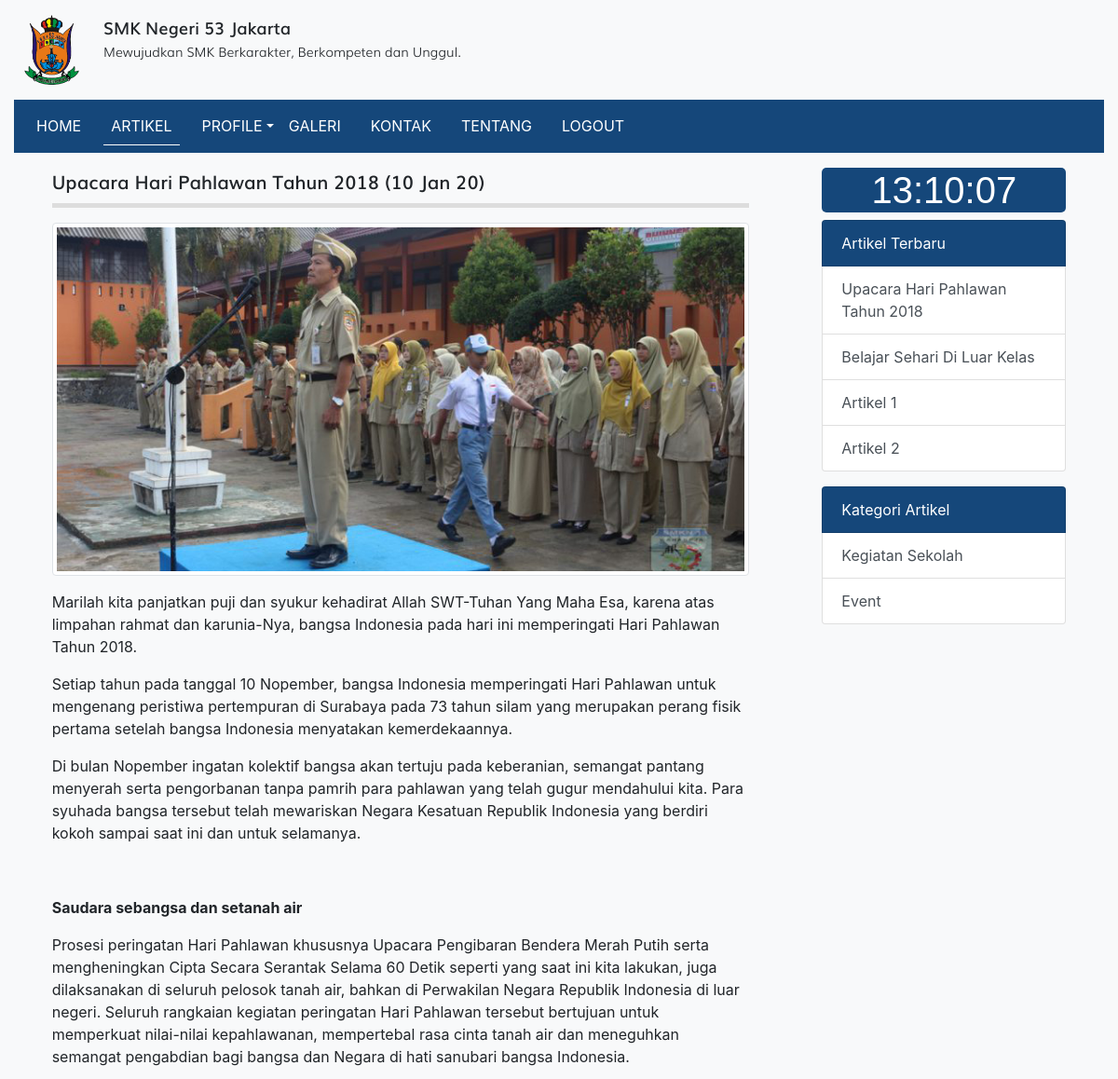
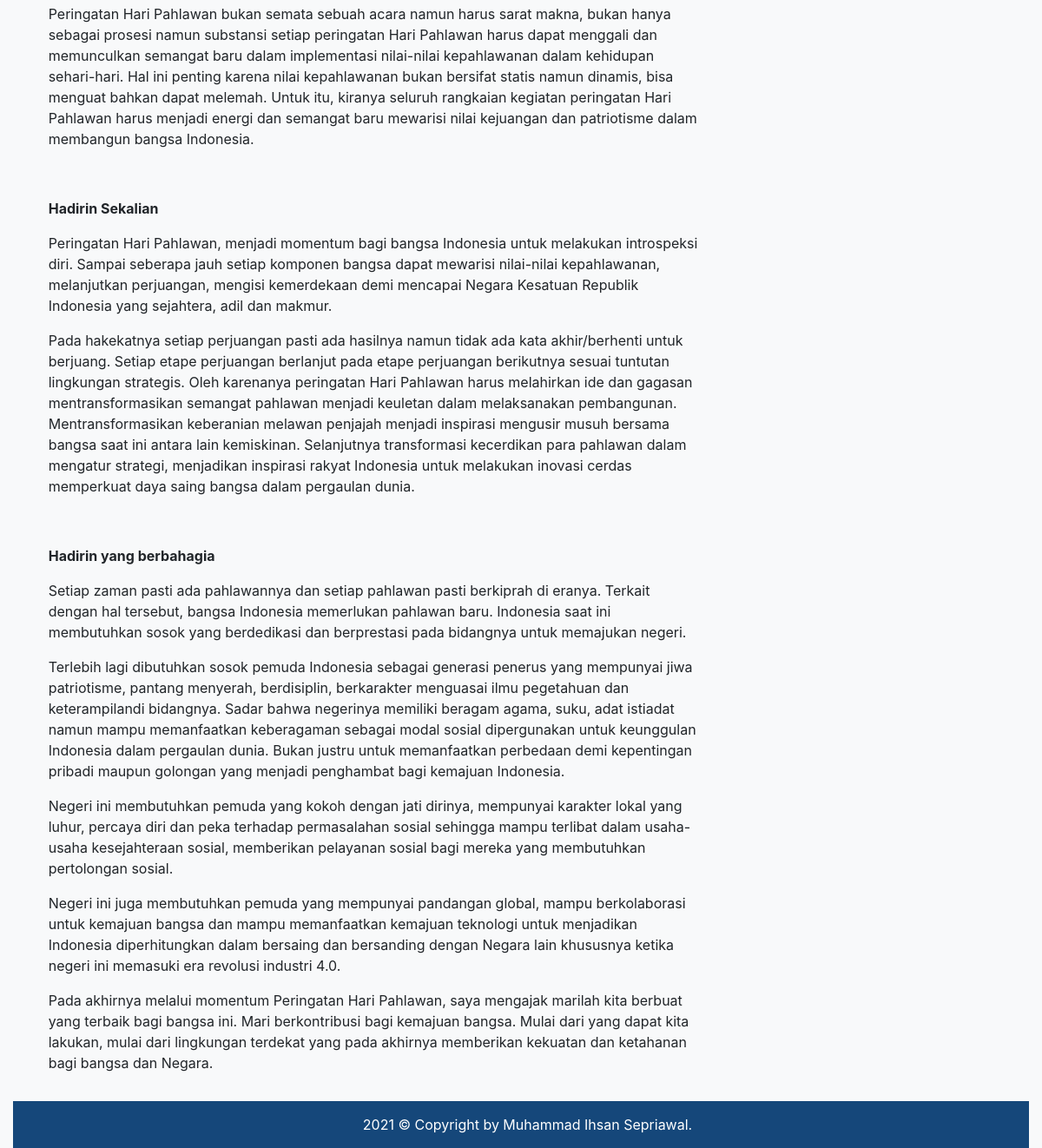
Page /detail_artikel.php?id=12 on the committed database (2 pictures, top to bottom).
### tables this page shows
CREATE TABLE `tbl_artikel` (
  `id` int(11) NOT NULL,
  `judul` varchar(255) DEFAULT NULL,
  `isi` text DEFAULT NULL,
  `tanggal` date DEFAULT NULL,
  `foto` varchar(100) DEFAULT NULL,
  `id_kategori` int(11) DEFAULT NULL
);

CREATE TABLE `tbl_kategori_artikel` (
  `id` int(11) NOT NULL,
  `nama_kategori` varchar(30) DEFAULT NULL
);

### detail_artikel.php (the view, shortened to what this page needs)
<?php
require_once 'koneksi.php';
$id = $_GET['id'];
$query = mysqli_query($koneksi, "SELECT * FROM tbl_artikel WHERE id = $id");
$artikel = mysqli_fetch_assoc($query);
?>
<!DOCTYPE html>
<html>
<head>
	<link rel="stylesheet" href="resources/fonts/stylesheet.css">
	<link rel="stylesheet" href="resources/css/bootstrap.min.css">
	<link rel="stylesheet" href="resources/css/styles.css">
</head>
<body>
	<div class="container-fluid bg-light">
		<div class="logo clearfix">
			<div class="float-left mt-3 mb-3">
				<img src="resources/images/logo53.png" alt="Logo Sekolah" width="80px" height="75px" class="float-left mr-3">
				<div class="text float-right">
					<span class="smk">SMK Negeri 53 Jakarta</span><br>
					<span class="visi">Mewujudkan SMK Berkarakter, Berkompeten dan Unggul.</span>
				</div>
			</div>
		</div>
		<?php require_once 'navbar.php'; ?>
		<div class="row p-3 justify-content-center">
			<div class="col-md-8">
				<div class="title mb-3">
					<?= $artikel['judul'] ?> (<?= date('d M y', strtotime($artikel['tanggal'])) ?>)
				</div>
				<div class="artikel">
					<img src="images/artikel/<?= $artikel['foto'] ?>" alt="" width="100%" class="float-left mb-3 img-thumbnail">
					<?= $artikel['isi'] ?>
				</div>
			</div>
			<?php require_once 'sidebar.php'; ?>
		</div>
		<div class="text-white foot">
			2021 © Copyright by Muhammad Ihsan Sepriawal.
		</div>
	</div>
</body>
</html>

### sidebar.php (shortened to what this page needs)
<?php
$query_artikel_terbaru = mysqli_query($koneksi, "SELECT * FROM tbl_artikel ORDER BY tanggal ASC LIMIT 4");
$query_kategori_artikel= mysqli_query($koneksi, "SELECT * FROM tbl_kategori_artikel LIMIT 4");
?>
<div class="col-md-3 ml-5">
	<div class="list-group">
		 <h1 class="text-center" style="font-size: 40px; font-family: arial; background-color: #15477A; border-radius: 5px; color: #fff;" id="jam"></h1>
	</div>
	<div class="list-group">
		<span class="list-group-item text-white" style="background-color: #15477A;">Artikel Terbaru</span>
		<?php while($artikel_terbaru = mysqli_fetch_assoc($query_artikel_terbaru)) : ?>
			<a href="detail_artikel.php?id=<?= $artikel_terbaru['id'] ?>" class="list-group-item list-group-item-action"><?= $artikel_terbaru['judul'] ?></a>
		<?php endwhile; ?>
	</div>
	<div class="list-group">
		<span class="list-group-item text-white mt-3" style="background-color: #15477A;">Kategori Artikel</span>
		<?php while($kategori_artikel = mysqli_fetch_assoc($query_kategori_artikel)) : ?>
			<a href="kategori.php?id=<?= $kategori_artikel['id'] ?>" class="list-group-item list-group-item-action"><?= $kategori_artikel['nama_kategori'] ?></a>
		<?php endwhile; ?>
	</div>
</div>

### resources/css/styles.css (style rules this page uses)
body { background-image: url('../images/bg_all.jpg'); }
.smk { font-family: 'mulisemibold'; font-size: 18px; }
.visi { font-family: 'mulilight'; font-size: 14px; }
.title { font-family: 'mulisemibold'; font-size: 20px; padding-bottom: 7.5px; border-bottom: 5px solid #ddd }
.foot { background-color: #15477A; padding: 15px 15px 15px 30px; text-align: center; }

### rows in the picture
tbl_artikel: judul "Upacara Hari Pahlawan Tahun 2018", tanggal "10 Jan 20", foto (picture), isi "Marilah kita panjatkan puji dan syukur kehadirat Allah SWT-Tuhan Yang Maha Esa, karena atas limpahan rahmat dan karunia-Nya, bangsa Indonesia pada hari ini memperingati Hari Pahlawan Tahun 2018. Setiap tahun pada tanggal 10 Nopember, bangsa Indonesia memperingati Hari Pahlawan untuk mengenang peristiwa pertempuran di Surabaya pada 73 tahun silam yang merupakan perang fisik pertama setelah bangsa Indonesia menyatakan kemerdekaannya. Di bulan Nopember ingatan kolektif bangsa akan tertuju pada keberanian, semangat pantang menyerah serta pengorbanan tanpa pamrih para pahlawan yang telah gugur mendahului kita. Para syuhada bangsa tersebut telah mewariskan Negara Kesatuan Republik Indonesia yang…"
tbl_artikel: judul "Belajar Sehari Di Luar Kelas"
tbl_artikel: judul "Artikel 1"
tbl_artikel: judul "Artikel 2"
tbl_kategori_artikel: nama_kategori "Kegiatan Sekolah"
tbl_kategori_artikel: nama_kategori "Event"
